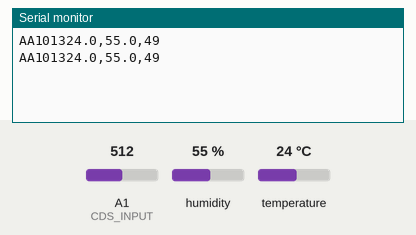
Simulated run of this sketch. Board: Arduino Uno, built with avr-gcc and run on an emulated ATmega328P. Shown: the last lines printed to the serial monitor. The inputs (shaded band) are chosen by the test bench; at power-on: humidity 55 %, A1 (CDS_INPUT) = 512, temperature 24 °C.

Above: at 1.8 s.
1.9 s: humidity set to 22 %
At 2.8 s:
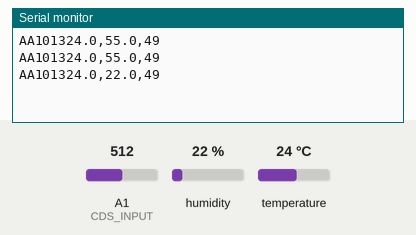
3.4 s: A1 (CDS_INPUT) set to 716
At 4.7 s:
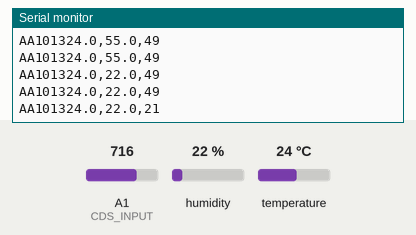
4.9 s: temperature set to 12 °C
At 5.8 s:
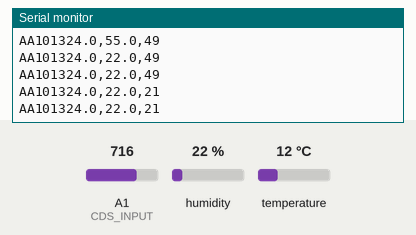
6.4 s: A1 (CDS_INPUT) set to 900
At 7.5 s:
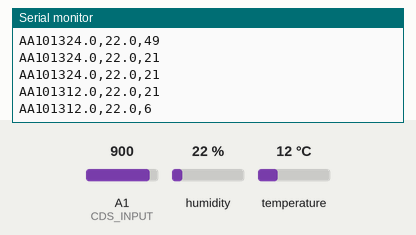
7.9 s: humidity set to 40 %
At 8.6 s:
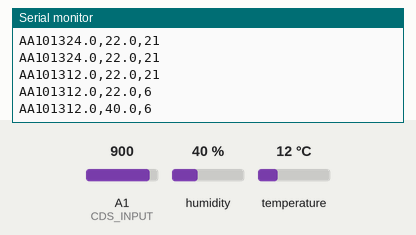
Timing chart, 0 to 10.4 s (numbered marks = the images above; inputs shaded):
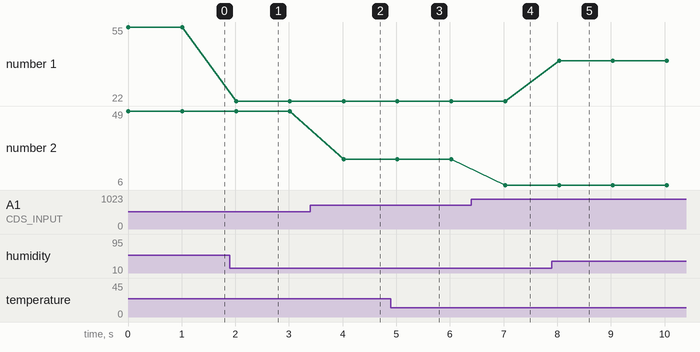

The sketch:

AA10_CdS_DHT22.ino
```cpp
// CdS + DHT22
#include "DHT.h"
#define DHTPIN 4
#define DHTTYPE DHT22
DHT dht(DHTPIN, DHTTYPE);
// CdS (LDR)
#define CDS_INPUT 1

void setup() {
  dht.begin();
  Serial.begin(9600);
}

void loop() {
  int cds_value, lux;
  float temp, humi;
  // Lux from CdS (LDR)
  cds_value = analogRead(CDS_INPUT);
  lux = int(luminosity(cds_value));
  // Reading temperature or humidity takes a given interval!
  // Sensor readings may also be up to 2 seconds 'old'
  humi = dht.readHumidity();
  // Read temperature as Celsius (the default)
  temp = dht.readTemperature();

  // Check if any reads failed and exit early (to try again).
  if (isnan(humi) || isnan(temp) || isnan(lux)) {
    Serial.println("Failed to read from DHT sensor or CdS!");
    return;
  }
  else {
    Serial.print("AA1013");
    Serial.print(temp,1);  // temperature, float
    Serial.print(",");
    Serial.print(humi,1);  // humidity, float
    Serial.print(",");
    Serial.println(lux);   // luminosity, int
  }
  delay(1000);  // 1000 msec, 1 Hz
}

//Voltage to Lux
double luminosity (int RawADC0){
  double Vout=RawADC0*5.0/1023.0;  // 5/1023 (Vin = 5 V)
  double lux=(2500/Vout-500)/10;
  // lux = 500 / Rldr, Vout = Ildr*Rldr = (5/(10 + Rldr))*Rldr
  return lux;
}
```

Measured:
- after the input at 1.9 s, the serial monitor: prints a new line after 0.11 s (image 1)
- after the input at 3.4 s, the serial monitor: prints a new line after 0.62 s (image 2)
- after the input at 6.4 s, the serial monitor: prints a new line after 0.63 s (image 4)
- after the input at 7.9 s, the serial monitor: prints a new line after 0.14 s (image 5)
- plotted number 1: 55 → 22 after the input at 1.9 s, 22 → 40 after the input at 7.9 s
- plotted number 2: 49 → 21 after the input at 3.4 s, 21 → 6 after the input at 6.4 s
